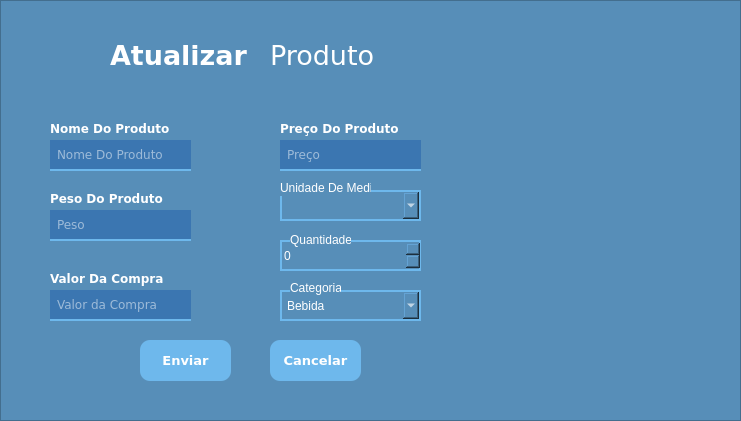
         <widget class="QFrame" name="frame_15">
          <property name="geometry">
           <rect>
            <x>0</x>
            <y>0</y>
            <width>741</width>
            <height>421</height>
           </rect>
          </property>
          <property name="maximumSize">
           <size>
            <width>16777215</width>
            <height>16777215</height>
           </size>
          </property>
          <property name="styleSheet">
           <string notr="true">background-color: rgb(87, 142, 184);</string>
          </property>
          <property name="frameShape">
           <enum>QFrame::StyledPanel</enum>
          </property>
          <property name="frameShadow">
           <enum>QFrame::Raised</enum>
          </property>
          <widget class="QLabel" name="label_35">
           <property name="geometry">
            <rect>
             <x>110</x>
             <y>40</y>
             <width>151</width>
             <height>31</height>
            </rect>
           </property>
           <property name="font">
            <font>
             <family>Verdana</family>
             <pointsize>20</pointsize>
             <weight>75</weight>
             <bold>true</bold>
            </font>
           </property>
           <property name="styleSheet">
            <string notr="true">color: rgb(255, 255, 255);</string>
           </property>
           <property name="text">
            <string>Atualizar</string>
           </property>
          </widget>
          <widget class="QLineEdit" name="lineEdit_22">
           <property name="geometry">
            <rect>
             <x>50</x>
             <y>210</y>
             <width>141</width>
             <height>31</height>
            </rect>
           </property>
           <property name="font">
            <font>
             <family>Verdana</family>
            </font>
           </property>
           <property name="styleSheet">
            <string notr="true">QLineEdit{background-color: rgb(255, 255, 255);
padding-left:5px;
border-top: none;
border-left: none;
border-right: none;
border-bottom: 2px solid rgb(110, 184, 236);
background-color: rgb(59, 118, 177);
	color: rgb(255, 255, 255);

}

QLineEdit:focus{
	border: 2px solid rgb(110, 184, 236);
}
QLineEdit:Hover{
	border: 2px solid rgb(110, 184, 236);
}</string>
           </property>
           <property name="placeholderText">
            <string>Peso</string>
           </property>
          </widget>
          <widget class="QLineEdit" name="lineEdit_23">
           <property name="geometry">
            <rect>
             <x>50</x>
             <y>290</y>
             <width>141</width>
             <height>31</height>
            </rect>
           </property>
           <property name="font">
            <font>
             <family>Verdana</family>
            </font>
           </property>
           <property name="styleSheet">
            <string notr="true">QLineEdit{background-color: rgb(255, 255, 255);
padding-left:5px;
border-top: none;
border-left: none;
border-right: none;
border-bottom: 2px solid rgb(110, 184, 236);
background-color: rgb(59, 118, 177);
	color: rgb(255, 255, 255);

}

QLineEdit:focus{
	border: 2px solid rgb(110, 184, 236);
}
QLineEdit:Hover{
	border: 2px solid rgb(110, 184, 236);
}</string>
           </property>
           <property name="placeholderText">
            <string>Valor da Compra</string>
           </property>
          </widget>
          <widget class="QPushButton" name="pushButton_34">
           <property name="geometry">
            <rect>
             <x>140</x>
             <y>340</y>
             <width>91</width>
             <height>41</height>
            </rect>
           </property>
           <property name="font">
            <font>
             <family>Verdana</family>
             <pointsize>10</pointsize>
             <weight>75</weight>
             <bold>true</bold>
            </font>
           </property>
           <property name="cursor">
            <cursorShape>PointingHandCursor</cursorShape>
           </property>
           <property name="styleSheet">
            <string notr="true">QPushButton{
	background-color: rgb(110, 184, 236);
	border: none;
	border-radius: 10px;
	color: White;
}

QPushButton:hover{
		
	background-color: rgb(59, 118, 177);
}</string>
           </property>
           <property name="text">
            <string>Enviar</string>
           </property>
          </widget>
          <widget class="QPushButton" name="pushButton_36">
           <property name="geometry">
            <rect>
             <x>40</x>
             <y>40</y>
             <width>31</width>
             <height>23</height>
            </rect>
           </property>
           <property name="cursor">
            <cursorShape>PointingHandCursor</cursorShape>
           </property>
           <property name="styleSheet">
            <string notr="true">border:none;</string>
           </property>
           <property name="text">
            <string/>
           </property>
           <property name="icon">
            <iconset resource="iconesCant.qrc">
             <normaloff>:/newPrefix/de-volta (1).png</normaloff>:/newPrefix/de-volta (1).png</iconset>
           </property>
           <property name="iconSize">
            <size>
             <width>24</width>
             <height>24</height>
            </size>
           </property>
          </widget>
          <widget class="QComboBox" name="comboBox_10">
           <property name="geometry">
            <rect>
             <x>280</x>
             <y>190</y>
             <width>141</width>
             <height>31</height>
            </rect>
           </property>
           <property name="styleSheet">
            <string notr="true">background-color: rgb(87, 142, 184);
color: rgb(255, 255, 255);
border: 2px solid rgb(110, 184, 236);
padding-left:5px;</string>
           </property>
           <item>
            <property name="text">
             <string/>
            </property>
           </item>
           <item>
            <property name="text">
             <string>Litros</string>
            </property>
           </item>
           <item>
            <property name="text">
             <string>Gramas</string>
            </property>
           </item>
           <item>
            <property name="text">
             <string>Quilos</string>
            </property>
           </item>
           <item>
            <property name="text">
             <string>Miligramas</string>
            </property>
           </item>
          </widget>
          <widget class="QLabel" name="label_38">
           <property name="geometry">
            <rect>
             <x>280</x>
             <y>180</y>
             <width>91</width>
             <height>16</height>
            </rect>
           </property>
           <property name="styleSheet">
            <string notr="true">color: rgb(255, 255, 255);</string>
           </property>
           <property name="text">
            <string>Unidade De Medida</string>
           </property>
          </widget>
          <widget class="QSpinBox" name="spinBox_5">
           <property name="geometry">
            <rect>
             <x>280</x>
             <y>240</y>
             <width>141</width>
             <height>31</height>
            </rect>
           </property>
           <property name="styleSheet">
            <string notr="true">background-color: rgb(87, 142, 184);
color: rgb(255, 255, 255);
border: 2px solid rgb(110, 184, 236);</string>
           </property>
           <property name="wrapping">
            <bool>false</bool>
           </property>
           <property name="buttonSymbols">
            <enum>QAbstractSpinBox::UpDownArrows</enum>
           </property>
           <property name="showGroupSeparator" stdset="0">
            <bool>false</bool>
           </property>
           <property name="maximum">
            <number>1000000000</number>
           </property>
          </widget>
          <widget class="QComboBox" name="comboBox_9">
           <property name="geometry">
            <rect>
             <x>280</x>
             <y>290</y>
             <width>141</width>
             <height>31</height>
            </rect>
           </property>
           <property name="styleSheet">
            <string notr="true">background-color: rgb(87, 142, 184);
color: rgb(255, 255, 255);
border: 2px solid rgb(110, 184, 236);
padding-left:5px;</string>
           </property>
           <item>
            <property name="text">
             <string>Bebida</string>
            </property>
           </item>
           <item>
            <property name="text">
             <string>Comida</string>
            </property>
           </item>
          </widget>
          <widget class="QLineEdit" name="lineEdit_24">
           <property name="geometry">
            <rect>
             <x>50</x>
             <y>140</y>
             <width>141</width>
             <height>31</height>
            </rect>
           </property>
           <property name="font">
            <font>
             <family>Verdana</family>
            </font>
           </property>
           <property name="styleSheet">
            <string notr="true">QLineEdit{background-color: rgb(255, 255, 255);
padding-left:5px;
border-top: none;
border-left: none;
border-right: none;
border-bottom: 2px solid rgb(110, 184, 236);
background-color: rgb(59, 118, 177);
	color: rgb(255, 255, 255);

}

QLineEdit:focus{
	border: 2px solid rgb(110, 184, 236);
}
QLineEdit:Hover{
	border: 2px solid rgb(110, 184, 236);
}</string>
           </property>
           <property name="placeholderText">
            <string>Nome Do Produto</string>
           </property>
          </widget>
          <widget class="QLineEdit" name="lineEdit_25">
           <property name="geometry">
            <rect>
             <x>280</x>
             <y>140</y>
             <width>141</width>
             <height>31</height>
            </rect>
           </property>
           <property name="font">
            <font>
             <family>Verdana</family>
            </font>
           </property>
           <property name="styleSheet">
            <string notr="true">QLineEdit{background-color: rgb(255, 255, 255);
padding-left:5px;
border-top: none;
border-left: none;
border-right: none;
border-bottom: 2px solid rgb(110, 184, 236);
background-color: rgb(59, 118, 177);
	color: rgb(255, 255, 255);

}

QLineEdit:focus{
	border: 2px solid rgb(110, 184, 236);
}
QLineEdit:Hover{
	border: 2px solid rgb(110, 184, 236);
}</string>
           </property>
           <property name="placeholderText">
            <string>Preço</string>
           </property>
          </widget>
          <widget class="QLabel" name="label_39">
           <property name="geometry">
            <rect>
             <x>290</x>
             <y>230</y>
             <width>61</width>
             <height>20</height>
            </rect>
           </property>
           <property name="styleSheet">
            <string notr="true">color: rgb(255, 255, 255);</string>
           </property>
           <property name="text">
            <string>Quantidade</string>
           </property>
          </widget>
          <widget class="QLabel" name="label_40">
           <property name="geometry">
            <rect>
             <x>290</x>
             <y>280</y>
             <width>51</width>
             <height>16</height>
            </rect>
           </property>
           <property name="styleSheet">
            <string notr="true">color: rgb(255, 255, 255);</string>
           </property>
           <property name="text">
            <string>Categoria</string>
           </property>
          </widget>
          <widget class="QPushButton" name="pushButton_35">
           <property name="geometry">
            <rect>
             <x>270</x>
             <y>340</y>
             <width>91</width>
             <height>41</height>
            </rect>
           </property>
           <property name="font">
            <font>
             <family>Verdana</family>
             <pointsize>10</pointsize>
             <weight>75</weight>
             <bold>true</bold>
            </font>
           </property>
           <property name="cursor">
            <cursorShape>PointingHandCursor</cursorShape>
           </property>
           <property name="styleSheet">
            <string notr="true">QPushButton{
	background-color: rgb(110, 184, 236);
	border: none;
	border-radius: 10px;
	color: White;
}

QPushButton:hover{
		
	background-color: rgb(59, 118, 177);
}</string>
           </property>
           <property name="text">
            <string>Cancelar</string>
           </property>
          </widget>
          <widget class="QLabel" name="label_34">
           <property name="geometry">
            <rect>
             <x>270</x>
             <y>40</y>
             <width>111</width>
             <height>31</height>
            </rect>
           </property>
           <property name="font">
            <font>
             <family>Verdana</family>
             <pointsize>20</pointsize>
            </font>
           </property>
           <property name="styleSheet">
            <string notr="true">color: rgb(255, 255, 255);</string>
           </property>
           <property name="text">
            <string>Produto</string>
           </property>
          </widget>
          <widget class="QLabel" name="label_36">
           <property name="geometry">
            <rect>
             <x>50</x>
             <y>120</y>
             <width>121</width>
             <height>16</height>
            </rect>
           </property>
           <property name="font">
            <font>
             <family>Verdana</family>
             <weight>75</weight>
             <bold>true</bold>
            </font>
           </property>
           <property name="styleSheet">
            <string notr="true">color: rgb(255, 255, 255);</string>
           </property>
           <property name="text">
            <string>Nome Do Produto</string>
           </property>
          </widget>
          <widget class="QLabel" name="label_52">
           <property name="geometry">
            <rect>
             <x>50</x>
             <y>190</y>
             <width>121</width>
             <height>16</height>
            </rect>
           </property>
           <property name="font">
            <font>
             <family>Verdana</family>
             <weight>75</weight>
             <bold>true</bold>
            </font>
           </property>
           <property name="styleSheet">
            <string notr="true">color: rgb(255, 255, 255);</string>
           </property>
           <property name="text">
            <string>Peso Do Produto</string>
           </property>
          </widget>
          <widget class="QLabel" name="label_53">
           <property name="geometry">
            <rect>
             <x>50</x>
             <y>270</y>
             <width>121</width>
             <height>16</height>
            </rect>
           </property>
           <property name="font">
            <font>
             <family>Verdana</family>
             <weight>75</weight>
             <bold>true</bold>
            </font>
           </property>
           <property name="styleSheet">
            <string notr="true">color: rgb(255, 255, 255);</string>
           </property>
           <property name="text">
            <string>Valor Da Compra</string>
           </property>
          </widget>
          <widget class="QLabel" name="label_54">
           <property name="geometry">
            <rect>
             <x>280</x>
             <y>120</y>
             <width>121</width>
             <height>16</height>
            </rect>
           </property>
           <property name="font">
            <font>
             <family>Verdana</family>
             <weight>75</weight>
             <bold>true</bold>
            </font>
           </property>
           <property name="styleSheet">
            <string notr="true">color: rgb(255, 255, 255);</string>
           </property>
           <property name="text">
            <string>Preço Do Produto</string>
           </property>
          </widget>
         </widget>
